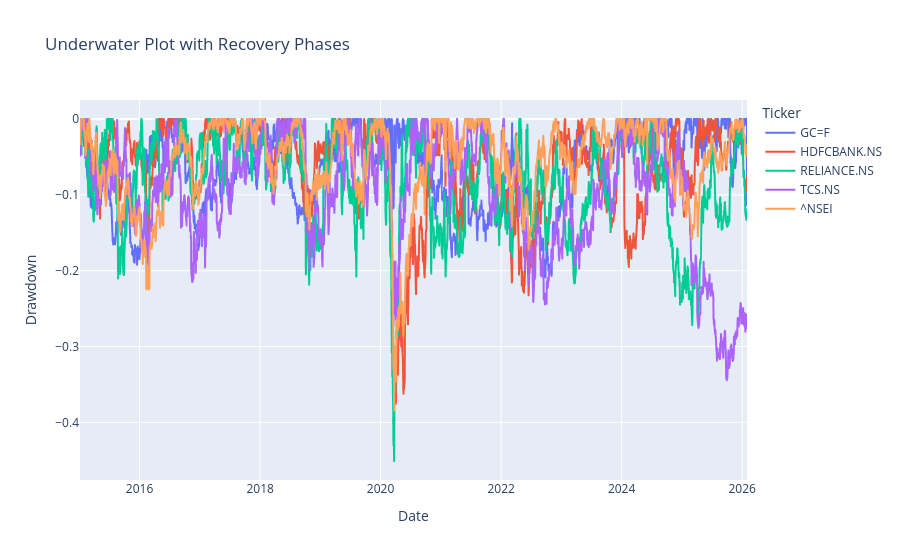

Notebook code cell kept with this figure:
### Markdown cell above
# Drawdowns

### Code cell
peak = daily_cum_returns.cummax()

drawdown = daily_cum_returns / peak - 1

drawdown.plot(title="Underwater Plot with Recovery Phases",
             labels={"value": "Drawdown", "index": "Date"})

### Figure 1 — Plotly figure (JSON) as saved in the notebook; plotly's stock layout.template omitted (floating-point values rounded to 4 significant figures; data arrays with more than 128 entries replaced by an {"elided": "..."} marker saying what was removed)
{"data": [{"hovertemplate": "Ticker=GC=F<br>Date=%{x}<br>Drawdown=%{y}<extra></extra>", "legendgroup": "GC=F", "line": {"color": "#636efa", "dash": "solid"}, "marker": {"symbol": "circle"}, "mode": "lines", "name": "GC=F", "showlegend": true, "type": "scattergl", "x": {"elided": "2645 str values"}, "xaxis": "x", "y": {"elided": "2645 float values"}, "yaxis": "y"}, {"hovertemplate": "Ticker=HDFCBANK.NS<br>Date=%{x}<br>Drawdown=%{y}<extra></extra>", "legendgroup": "HDFCBANK.NS", "line": {"color": "#EF553B", "dash": "solid"}, "marker": {"symbol": "circle"}, "mode": "lines", "name": "HDFCBANK.NS", "showlegend": true, "type": "scattergl", "x": {"elided": "2645 str values"}, "xaxis": "x", "y": {"elided": "2645 float values"}, "yaxis": "y"}, {"hovertemplate": "Ticker=RELIANCE.NS<br>Date=%{x}<br>Drawdown=%{y}<extra></extra>", "legendgroup": "RELIANCE.NS", "line": {"color": "#00cc96", "dash": "solid"}, "marker": {"symbol": "circle"}, "mode": "lines", "name": "RELIANCE.NS", "showlegend": true, "type": "scattergl", "x": {"elided": "2645 str values"}, "xaxis": "x", "y": {"elided": "2645 float values"}, "yaxis": "y"}, {"hovertemplate": "Ticker=TCS.NS<br>Date=%{x}<br>Drawdown=%{y}<extra></extra>", "legendgroup": "TCS.NS", "line": {"color": "#ab63fa", "dash": "solid"}, "marker": {"symbol": "circle"}, "mode": "lines", "name": "TCS.NS", "showlegend": true, "type": "scattergl", "x": {"elided": "2645 str values"}, "xaxis": "x", "y": {"elided": "2645 float values"}, "yaxis": "y"}, {"hovertemplate": "Ticker=^NSEI<br>Date=%{x}<br>Drawdown=%{y}<extra></extra>", "legendgroup": "^NSEI", "line": {"color": "#FFA15A", "dash": "solid"}, "marker": {"symbol": "circle"}, "mode": "lines", "name": "^NSEI", "showlegend": true, "type": "scattergl", "x": {"elided": "2645 str values"}, "xaxis": "x", "y": {"elided": "2645 float values"}, "yaxis": "y"}], "layout": {"autosize": true, "legend": {"title": {"text": "Ticker"}, "tracegroupgap": 0}, "title": {"text": "Underwater Plot with Recovery Phases"}, "xaxis": {"anchor": "y", "autorange": true, "domain": [0, 1], "range": ["2015-01-05", "2026-01-30"], "title": {"text": "Date"}, "type": "date"}, "yaxis": {"anchor": "x", "autorange": true, "domain": [0, 1], "range": [-0.4759, 0.02505], "title": {"text": "Drawdown"}, "type": "linear"}}}
